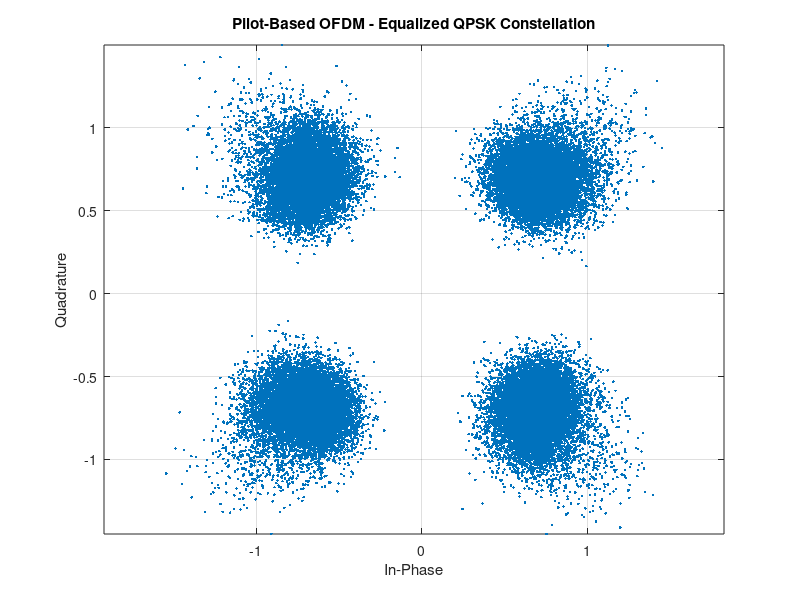
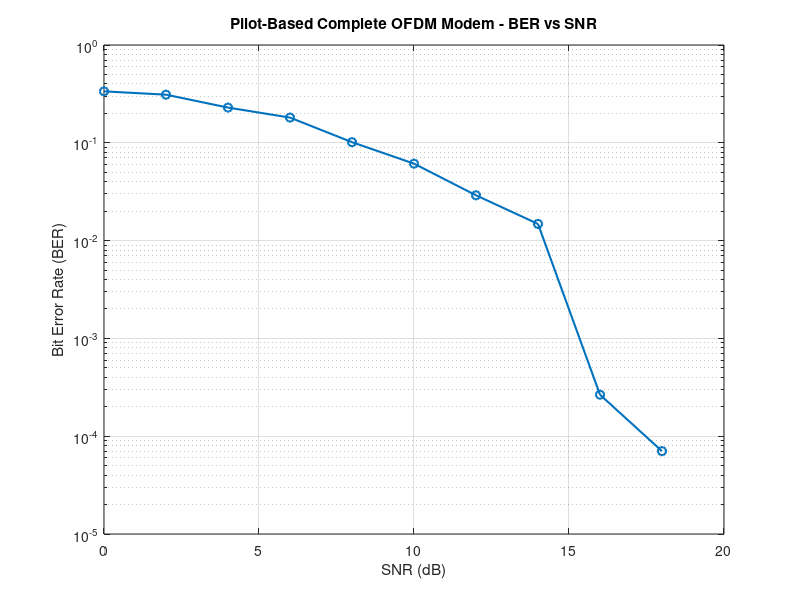

Reproduce these figures in MATLAB, in order.
clc;
clear;
close all;

%% STEP 13 - PILOT-BASED COMPLETE OFDM MODEM

%% Step 13.1 - System Parameters and Pilot/Data Generation

% OFDM parameters
Nfft = 64;
cpLength = 16;

% Number of data OFDM symbols
numDataSymbols = 1000;

% QPSK parameters
M = 4;
bitsPerSymbol = log2(M);

% Test SNR
snrTest = 20;

% Multipath channel parameters
pathDelays = [0 2 4];
pathGains = [1.00 0.50 0.25];

%% Generate Random Data Bits

numDataQPSKSymbols = Nfft * numDataSymbols;
numDataBits = numDataQPSKSymbols * bitsPerSymbol;

txBits = randi([0 1],numDataBits,1);

%% QPSK Modulation

txSymbolIndices = bi2de( ...
    reshape(txBits,bitsPerSymbol,[]).', ...
    'left-msb');

txDataQPSK = pskmod( ...
    txSymbolIndices, ...
    M, ...
    pi/4);

%% Arrange Data into OFDM Symbols

txDataMatrix = reshape( ...
    txDataQPSK, ...
    Nfft, ...
    numDataSymbols);

%% Generate Known Pilot Symbols

pilotSymbolIndices = (0:Nfft-1).';

pilotSymbols = pskmod( ...
    mod(pilotSymbolIndices,M), ...
    M, ...
    pi/4);

%% Display Setup Information

fprintf('\n===== STEP 13.1: PILOT-BASED MODEM SETUP =====\n');

fprintf('FFT Size                 : %d\n',Nfft);
fprintf('Cyclic Prefix Length     : %d\n',cpLength);
fprintf('Data OFDM Symbols       : %d\n',numDataSymbols);
fprintf('Pilot OFDM Symbols      : 1\n');
fprintf('QPSK Modulation Order   : %d\n',M);
fprintf('Test SNR                : %d dB\n',snrTest);

fprintf('Data Bits               : %d\n',numDataBits);

fprintf('Pilot Symbols           : %d\n',length(pilotSymbols));

fprintf('Multipath Delays        : ');
fprintf('%d ',pathDelays);
fprintf('samples\n');

fprintf('Multipath Gains         : ');
fprintf('%.2f ',pathGains);
fprintf('\n');
%% Step 13.2 - Pilot and Data OFDM Waveform Generation

%% Generate Pilot OFDM Symbol

% IFFT of pilot
pilotIFFT = ifft(pilotSymbols,Nfft);

% Add cyclic prefix to pilot
pilotWithCP = [
    pilotIFFT(end-cpLength+1:end);
    pilotIFFT
    ];

%% Generate Data OFDM Symbols

% IFFT of data symbols
dataIFFT = ifft( ...
    txDataMatrix, ...
    Nfft, ...
    1);

% Add cyclic prefix to every data OFDM symbol
dataWithCP = [
    dataIFFT(end-cpLength+1:end,:);
    dataIFFT
    ];

%% Combine Pilot and Data

txFrame = [
    pilotWithCP;
    dataWithCP(:)
    ];

fprintf('\n===== STEP 13.2: OFDM FRAME GENERATION =====\n');

fprintf('Pilot Samples           : %d\n',length(pilotWithCP));

fprintf('Data Samples            : %d\n',numel(dataWithCP));

fprintf('Total Frame Samples     : %d\n',length(txFrame));

fprintf('Samples per OFDM Symbol : %d\n',Nfft + cpLength);
%% Step 13.3 - Multipath Channel + AWGN

% Create multipath channel impulse response
channelImpulseResponse = zeros(max(pathDelays) + 1,1);

for k = 1:length(pathDelays)

    channelImpulseResponse(pathDelays(k) + 1) = ...
        pathGains(k);

end

%% Pass Complete OFDM Frame Through Multipath Channel

rxMultipath = filter( ...
    channelImpulseResponse, ...
    1, ...
    txFrame);

%% Add AWGN Noise

rxFrame = awgn( ...
    rxMultipath, ...
    snrTest, ...
    'measured');

fprintf('\n===== STEP 13.3: CHANNEL =====\n');

fprintf('Channel Type            : Multipath + AWGN\n');

fprintf('Path Delays             : ');
fprintf('%d ',pathDelays);
fprintf('samples\n');

fprintf('Path Gains              : ');
fprintf('%.2f ',pathGains);
fprintf('\n');

fprintf('Channel SNR             : %d dB\n',snrTest);

fprintf('Transmitted Samples     : %d\n',length(txFrame));

fprintf('Received Samples        : %d\n',length(rxFrame));
%% Step 13.4 - Pilot Extraction and Channel Estimation

%% Reshape Received Frame into OFDM Symbols

rxFrameMatrix = reshape( ...
    rxFrame, ...
    Nfft + cpLength, ...
    numDataSymbols + 1);

%% Extract Pilot OFDM Symbol

rxPilotWithCP = rxFrameMatrix(:,1);

%% Remove Cyclic Prefix from Pilot

rxPilotWithoutCP = ...
    rxPilotWithCP(cpLength+1:end);

%% FFT of Received Pilot

rxPilotFrequency = fft( ...
    rxPilotWithoutCP, ...
    Nfft);

%% Channel Estimation

estimatedChannel = ...
    rxPilotFrequency ./ pilotSymbols;

fprintf('\n===== STEP 13.4: PILOT CHANNEL ESTIMATION =====\n');

fprintf('Received Pilot Samples : %d\n', ...
    length(rxPilotWithCP));

fprintf('Pilot CP Removed       : %d samples\n', ...
    cpLength);

fprintf('Estimated Channel Size : %d\n', ...
    length(estimatedChannel));

fprintf('Channel estimated using known pilot.\n');
%% Step 13.5 - Data Extraction and ZF Equalization

%% Extract Data OFDM Symbols

rxDataWithCP = rxFrameMatrix(:,2:end);

%% Remove Cyclic Prefix

rxDataWithoutCP = ...
    rxDataWithCP(cpLength+1:end,:);

%% FFT of Received Data

rxDataFFT = fft( ...
    rxDataWithoutCP, ...
    Nfft, ...
    1);

%% Zero-Forcing Equalization Using Estimated Channel

rxDataEqualized = zeros(size(rxDataFFT));

for k = 1:Nfft

    rxDataEqualized(k,:) = ...
        rxDataFFT(k,:) ./ estimatedChannel(k);

end

%% Serialize Equalized Data

rxDataEqualizedSerial = ...
    rxDataEqualized(:);

fprintf('\n===== STEP 13.5: DATA EQUALIZATION =====\n');

fprintf('Data OFDM Symbols      : %d\n',numDataSymbols);

fprintf('FFT Size               : %d\n',Nfft);

fprintf('Equalizer              : Zero-Forcing (ZF)\n');

fprintf('Channel Used           : Pilot-Based Estimate\n');

fprintf('Equalized QPSK Symbols : %d\n', ...
    length(rxDataEqualizedSerial));
%% Step 13.6 - QPSK Demodulation and BER

% QPSK demodulation
rxSymbolIndices = pskdemod( ...
    rxDataEqualizedSerial, ...
    M, ...
    pi/4);

% Convert QPSK symbols back to bits
rxBitsMatrix = de2bi( ...
    rxSymbolIndices, ...
    bitsPerSymbol, ...
    'left-msb');

rxBits = rxBitsMatrix.';
rxBits = rxBits(:);

%% BER Calculation

bitErrors = sum(txBits ~= rxBits);

ber = bitErrors / numDataBits;

fprintf('\n===== STEP 13.6: PILOT-BASED BER RESULT =====\n');

fprintf('Test SNR       = %d dB\n',snrTest);

fprintf('Bit Errors     = %d\n',bitErrors);

fprintf('Total Bits     = %d\n',numDataBits);

fprintf('BER            = %.8f\n',ber);
%% Step 13.7 - EVM Analysis

% Calculate error vector
evmError = rxDataEqualizedSerial - txDataQPSK;

% Calculate RMS EVM
rmsEVM = sqrt( ...
    mean(abs(evmError).^2) / ...
    mean(abs(txDataQPSK).^2));

% Convert EVM to percentage
evmPercentage = rmsEVM * 100;

fprintf('\n===== STEP 13.7: PILOT-BASED EVM =====\n');

fprintf('Test SNR       = %d dB\n',snrTest);

fprintf('RMS EVM        = %.6f\n',rmsEVM);

fprintf('EVM Percentage = %.2f %%\n',evmPercentage);

%% Plot Equalized QPSK Constellation

figure;

plot( ...
    real(rxDataEqualizedSerial), ...
    imag(rxDataEqualizedSerial), ...
    '.');

grid on;

axis equal;

xlabel('In-Phase');

ylabel('Quadrature');

title('Pilot-Based OFDM - Equalized QPSK Constellation');
%% Step 13.8 - Pilot-Based Complete Modem BER vs SNR

snrRangePilot = 0:2:20;

berPilotComplete = zeros(size(snrRangePilot));

for s = 1:length(snrRangePilot)

    %% Pass Frame Through Channel

    rxTestMultipath = filter( ...
        channelImpulseResponse, ...
        1, ...
        txFrame);

    rxTestFrame = awgn( ...
        rxTestMultipath, ...
        snrRangePilot(s), ...
        'measured');

    %% Reshape Received Frame

    rxTestMatrix = reshape( ...
        rxTestFrame, ...
        Nfft + cpLength, ...
        numDataSymbols + 1);

    %% Extract Pilot

    rxTestPilotCP = rxTestMatrix(:,1);

    % Remove CP
    rxTestPilot = ...
        rxTestPilotCP(cpLength+1:end);

    % FFT
    rxTestPilotFFT = fft( ...
        rxTestPilot, ...
        Nfft);

    %% Estimate Channel

    estimatedChannelTest = ...
        rxTestPilotFFT ./ pilotSymbols;

    %% Extract Data

    rxTestDataCP = rxTestMatrix(:,2:end);

    % Remove CP
    rxTestData = ...
        rxTestDataCP(cpLength+1:end,:);

    % FFT
    rxTestDataFFT = fft( ...
        rxTestData, ...
        Nfft, ...
        1);

    %% ZF Equalization

    rxTestEqualized = zeros(size(rxTestDataFFT));

    for k = 1:Nfft

        rxTestEqualized(k,:) = ...
            rxTestDataFFT(k,:) ./ estimatedChannelTest(k);

    end

    %% Serialize

    rxTestSerial = rxTestEqualized(:);

    %% QPSK Demodulation

    rxTestSymbols = pskdemod( ...
        rxTestSerial, ...
        M, ...
        pi/4);

    %% Convert Symbols to Bits

    rxTestBitsMatrix = de2bi( ...
        rxTestSymbols, ...
        bitsPerSymbol, ...
        'left-msb');

    rxTestBits = rxTestBitsMatrix.';
    rxTestBits = rxTestBits(:);

    %% BER

    bitErrorsTest = sum(txBits ~= rxTestBits);

    berPilotComplete(s) = ...
        bitErrorsTest / numDataBits;

end

%% Display Results

fprintf('\n===== STEP 13.8: PILOT-BASED COMPLETE MODEM BER =====\n');

for s = 1:length(snrRangePilot)

    fprintf( ...
        'SNR = %2d dB   BER = %.8f\n', ...
        snrRangePilot(s), ...
        berPilotComplete(s));

end

%% Plot BER vs SNR

figure;

semilogy( ...
    snrRangePilot, ...
    berPilotComplete, ...
    'o-', ...
    'LineWidth',1.5);

grid on;

xlabel('SNR (dB)');

ylabel('Bit Error Rate (BER)');

title('Pilot-Based Complete OFDM Modem - BER vs SNR');
